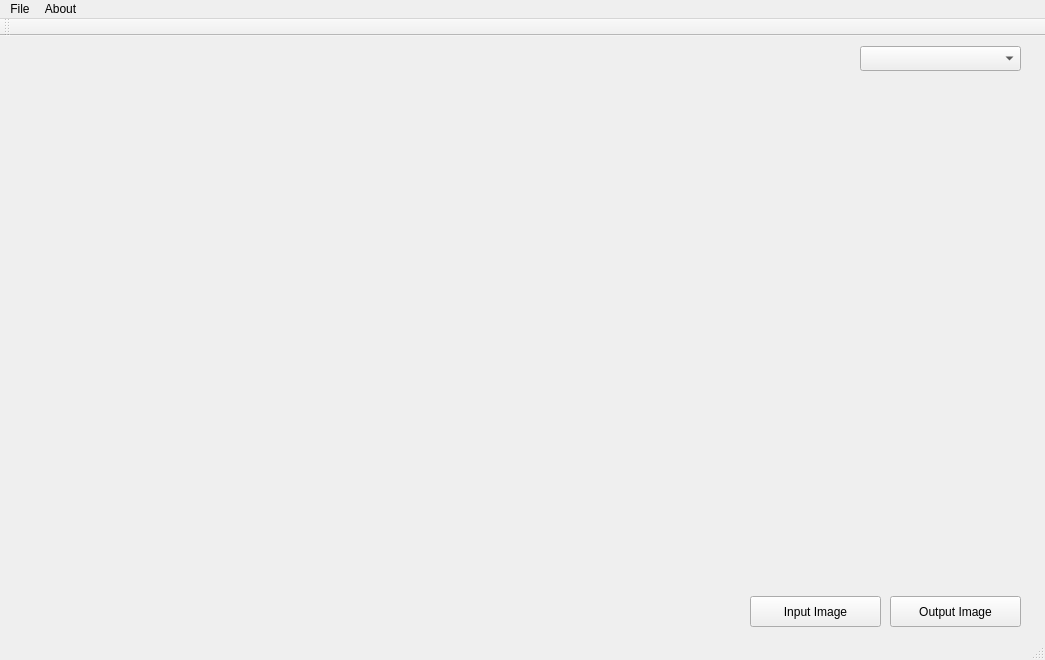
<?xml version="1.0" encoding="UTF-8"?>
<ui version="4.0">
 <class>MainWindow</class>
 <widget class="QMainWindow" name="MainWindow">
  <property name="geometry">
   <rect>
    <x>0</x>
    <y>0</y>
    <width>1045</width>
    <height>660</height>
   </rect>
  </property>
  <property name="windowTitle">
   <string>MainWindow</string>
  </property>
  <widget class="QWidget" name="centralWidget">
   <widget class="QLabel" name="label">
    <property name="geometry">
     <rect>
      <x>20</x>
      <y>40</y>
      <width>1001</width>
      <height>501</height>
     </rect>
    </property>
    <property name="toolTip">
     <string>&lt;html&gt;&lt;head/&gt;&lt;body&gt;&lt;p&gt;Image Input/Output&lt;/p&gt;&lt;/body&gt;&lt;/html&gt;</string>
    </property>
    <property name="styleSheet">
     <string notr="true">QLabel{background-color: rgb(85, 87, 83)};</string>
    </property>
    <property name="text">
     <string/>
    </property>
   </widget>
   <widget class="QPushButton" name="pushButton">
    <property name="geometry">
     <rect>
      <x>750</x>
      <y>560</y>
      <width>131</width>
      <height>31</height>
     </rect>
    </property>
    <property name="toolTip">
     <string>&lt;html&gt;&lt;head/&gt;&lt;body&gt;&lt;p&gt;Choose Folder&lt;/p&gt;&lt;/body&gt;&lt;/html&gt;</string>
    </property>
    <property name="text">
     <string>Input Image</string>
    </property>
   </widget>
   <widget class="QPushButton" name="pushButton_2">
    <property name="geometry">
     <rect>
      <x>890</x>
      <y>560</y>
      <width>131</width>
      <height>31</height>
     </rect>
    </property>
    <property name="toolTip">
     <string>&lt;html&gt;&lt;head/&gt;&lt;body&gt;&lt;p&gt;Exit Application&lt;/p&gt;&lt;/body&gt;&lt;/html&gt;</string>
    </property>
    <property name="text">
     <string>Output Image</string>
    </property>
   </widget>
   <widget class="QComboBox" name="comboBox">
    <property name="geometry">
     <rect>
      <x>860</x>
      <y>10</y>
      <width>161</width>
      <height>25</height>
     </rect>
    </property>
    <property name="toolTip">
     <string>&lt;html&gt;&lt;head/&gt;&lt;body&gt;&lt;p&gt;Functions&lt;/p&gt;&lt;/body&gt;&lt;/html&gt;</string>
    </property>
   </widget>
  </widget>
  <widget class="QMenuBar" name="menuBar">
   <property name="geometry">
    <rect>
     <x>0</x>
     <y>0</y>
     <width>1045</width>
     <height>22</height>
    </rect>
   </property>
   <widget class="QMenu" name="menuFile">
    <property name="title">
     <string>File</string>
    </property>
   </widget>
   <widget class="QMenu" name="menuAbout">
    <property name="title">
     <string>About</string>
    </property>
   </widget>
   <addaction name="menuFile"/>
   <addaction name="menuAbout"/>
  </widget>
  <widget class="QToolBar" name="mainToolBar">
   <attribute name="toolBarArea">
    <enum>TopToolBarArea</enum>
   </attribute>
   <attribute name="toolBarBreak">
    <bool>false</bool>
   </attribute>
  </widget>
  <widget class="QStatusBar" name="statusBar"/>
 </widget>
 <layoutdefault spacing="6" margin="11"/>
 <resources/>
 <connections/>
</ui>
